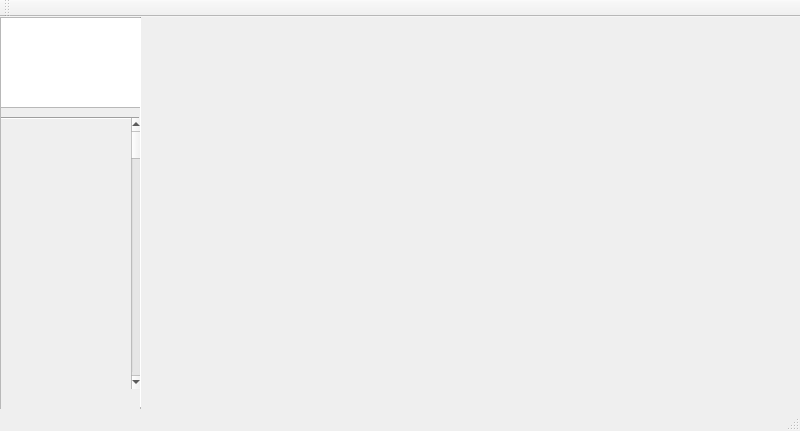
<?xml version="1.0" encoding="UTF-8"?>
<ui version="4.0">
 <class>MainWindow</class>
 <widget class="QMainWindow" name="MainWindow">
  <property name="geometry">
   <rect>
    <x>0</x>
    <y>0</y>
    <width>800</width>
    <height>431</height>
   </rect>
  </property>
  <property name="windowTitle">
   <string>MainWindow</string>
  </property>
  <widget class="QWidget" name="centralWidget">
   <widget class="QScrollArea" name="scrollArea">
    <property name="geometry">
     <rect>
      <x>0</x>
      <y>90</y>
      <width>141</width>
      <height>341</height>
     </rect>
    </property>
    <property name="widgetResizable">
     <bool>true</bool>
    </property>
    <widget class="QWidget" name="scrollAreaWidgetContents_2">
     <property name="geometry">
      <rect>
       <x>0</x>
       <y>0</y>
       <width>139</width>
       <height>339</height>
      </rect>
     </property>
     <widget class="Line" name="line_2">
      <property name="geometry">
       <rect>
        <x>-3</x>
        <y>0</y>
        <width>141</width>
        <height>20</height>
       </rect>
      </property>
      <property name="orientation">
       <enum>Qt::Horizontal</enum>
      </property>
     </widget>
     <widget class="QScrollBar" name="verticalScrollBar">
      <property name="geometry">
       <rect>
        <x>130</x>
        <y>10</y>
        <width>10</width>
        <height>271</height>
       </rect>
      </property>
      <property name="orientation">
       <enum>Qt::Vertical</enum>
      </property>
     </widget>
    </widget>
   </widget>
   <widget class="QWidget" name="widget" native="true">
    <property name="geometry">
     <rect>
      <x>0</x>
      <y>0</y>
      <width>141</width>
      <height>91</height>
     </rect>
    </property>
    <widget class="QGraphicsView" name="graphicsView">
     <property name="geometry">
      <rect>
       <x>0</x>
       <y>0</y>
       <width>141</width>
       <height>91</height>
      </rect>
     </property>
    </widget>
   </widget>
   <widget class="QWidget" name="widget_2" native="true">
    <property name="geometry">
     <rect>
      <x>140</x>
      <y>0</y>
      <width>661</width>
      <height>431</height>
     </rect>
    </property>
    <widget class="Line" name="line">
     <property name="geometry">
      <rect>
       <x>-10</x>
       <y>0</y>
       <width>20</width>
       <height>391</height>
      </rect>
     </property>
     <property name="orientation">
      <enum>Qt::Vertical</enum>
     </property>
    </widget>
   </widget>
  </widget>
  <widget class="QMenuBar" name="menuBar">
   <property name="geometry">
    <rect>
     <x>0</x>
     <y>0</y>
     <width>800</width>
     <height>25</height>
    </rect>
   </property>
  </widget>
  <widget class="QToolBar" name="mainToolBar">
   <attribute name="toolBarArea">
    <enum>TopToolBarArea</enum>
   </attribute>
   <attribute name="toolBarBreak">
    <bool>false</bool>
   </attribute>
  </widget>
  <widget class="QStatusBar" name="statusBar"/>
 </widget>
 <layoutdefault spacing="6" margin="11"/>
 <resources/>
 <connections/>
</ui>
